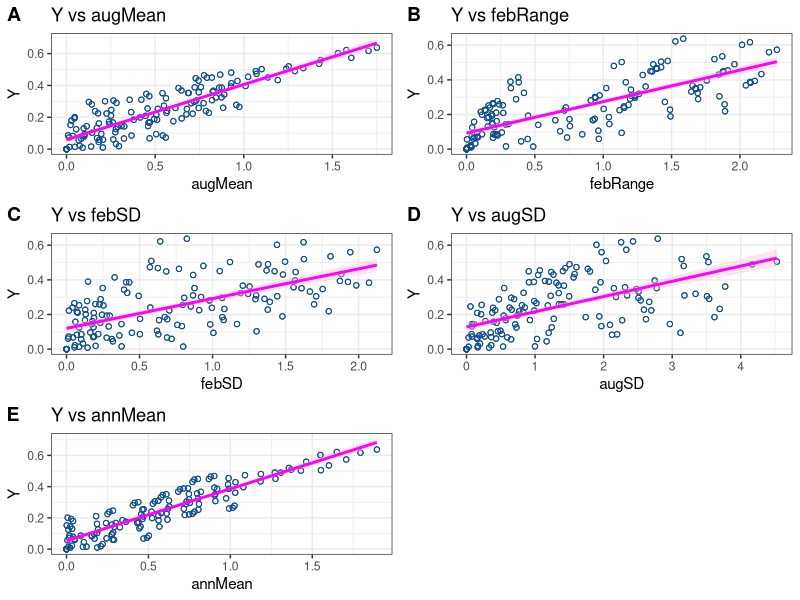
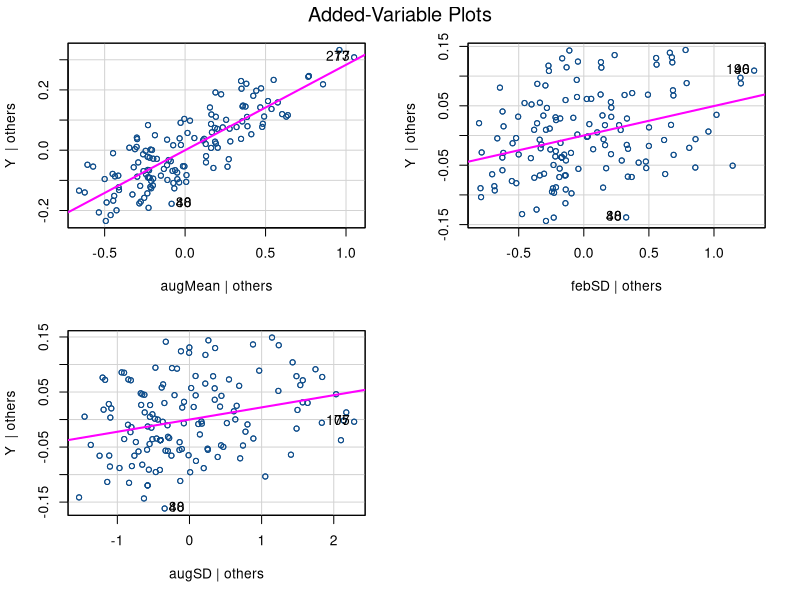
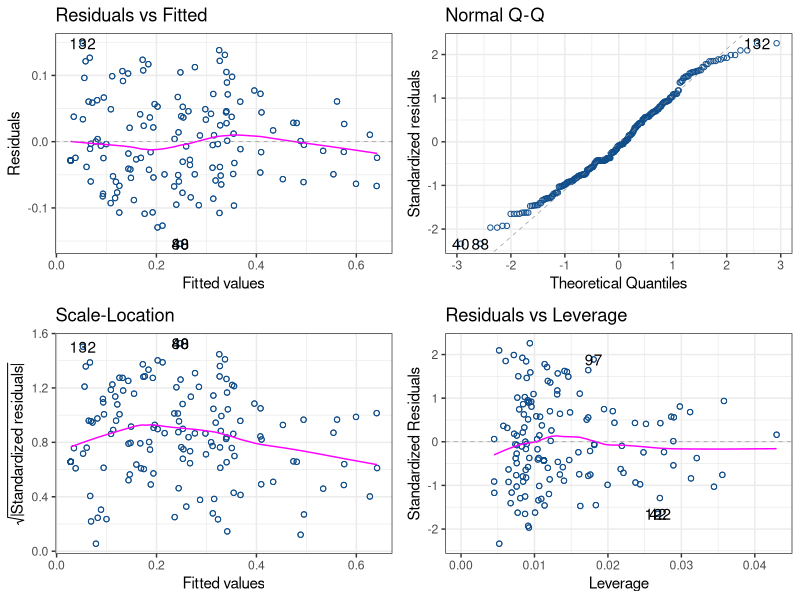
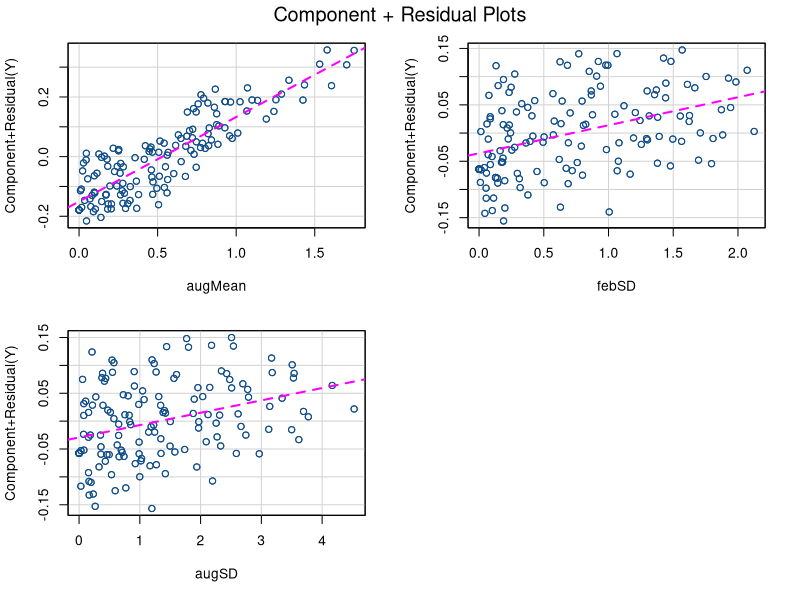
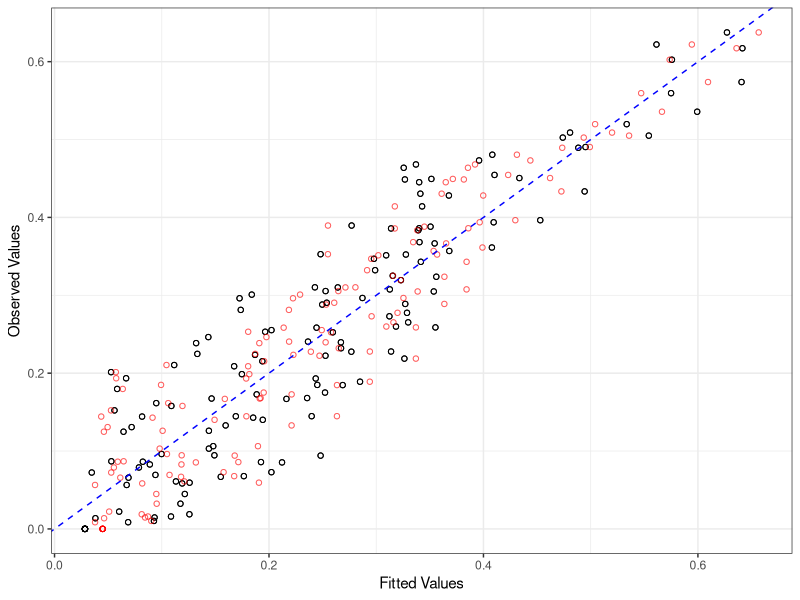
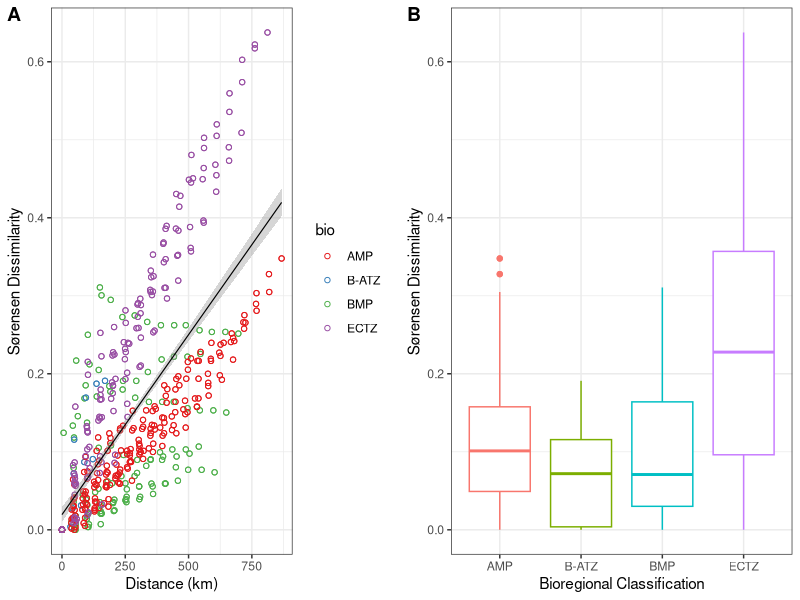
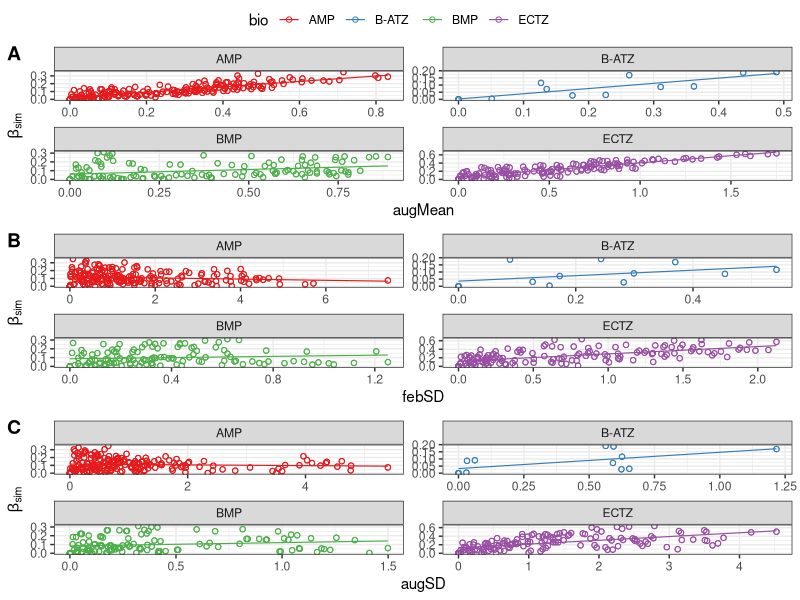

R code for these plots, in order:
## ---- chunk 1
#| echo: FALSE

library(tidyverse)
library(vegan)
library(ggpubr)
library(viridis)
library(MASS) # for the stepAIC() function
library(car) # for the vif() function, among others
library(ggfortify) # for autoplot()
palette(viridis(8))
## ---- chunk 2
sw <- read.csv("data/spp_df2.csv")
rbind(head(sw, 3), tail(sw, 3))[,-1]
## ---- chunk 3
sw_ectz <- sw |> filter(bio == "ECTZ")

predictors <- c("augMean", "febRange", "febSD", "augSD", "annMean")

# Fit models using purrr::map and store in a list
models <- map(predictors, ~ lm(as.formula(paste("Y ~", .x)),
                               data = sw_ectz))

names(models) <- predictors

model_summaries <- map(models, summary)
model_summaries
## ---- chunk 4
#| fig-width: 10
#| fig-height: 7.5
#| fig.cap: "Individual simple linear regressions fitted to the variables `augMean`, `febRange`, `febSD`, `augSD`, and `annMean` as predictors of the seaweed species composition as measured by the Sørensen dissimilarity, `Y`."
#| label: fig-slr1
# Create individual plots for each predictor
plts1 <- map(predictors, function(predictor) {
  ggplot(sw_ectz, aes_string(x = predictor, y = "Y")) +
    geom_point(shape = 1, colour = "dodgerblue4") +
    geom_smooth(method = "lm", col = "magenta", fill = "pink") +
    labs(title = paste("Y vs", predictor),
         x = predictor,
         y = "Y") +
    theme_bw()
})

# Name the list elements for easy reference
names(plts1) <- predictors

ggpubr::ggarrange(plotlist = plts1, ncol = 2,
                  nrow = 3, labels = "AUTO")
## ---- chunk 5
# Select only the variables that will be used in model building
sw_sub1 <- sw_ectz[, c("Y", "augMean", "febRange",
                      "febSD", "augSD", "annMean")]

# Fit the full and null models
full_mod1 <- lm(Y ~ augMean + febRange + febSD +
                 augSD + annMean, data = sw_sub1)
null_mod1 <- lm(Y ~ 1, data = sw_sub1)

# Add fitted values from the full model to the dataframe
sw_ectz$.fitted <- fitted(full_mod1)
## ---- chunk 6
initial_formula <- as.formula("Y ~ .")

threshold <- 10 # Define a threshold for VIF values

# Extract the names of the predictor variables
predictors <- names(vif(full_mod1))

# Iteratively remove collinear variables
while (TRUE) {
  # Calculate VIF values
  vif_values <- vif(full_mod1)
  print(vif_values) # Print VIF values for debugging
  max_vif <- max(vif_values)
  
  # Check if the maximum VIF is above the threshold
  if (max_vif > threshold) {
    # Find the variable with the highest VIF
    high_vif_var <- names(which.max(vif_values))
    cat("Removing variable:",
        high_vif_var,
        "with VIF:",
        max_vif,
        "\n")
    
    # Update the formula to exclude the high VIF variable
    updated_formula <- as.formula(paste("Y ~ . -", high_vif_var))
    
    # Refit the model without the high VIF variable
    full_mod1 <- lm(updated_formula, data = sw_sub1)
    
    # Update the environment data frame to reflect the removal
    sw_sub1 <- sw_sub1[, !(names(sw_sub1) %in% high_vif_var)]
  } else {
    break
  }
}
## ---- chunk 7
# Perform forward selection
mod1 <- stepAIC(null_mod1,
                scope = list(lower = null_mod1, upper = full_mod1),
                direction = "forward")
## ---- chunk 8
#| fig-width: 8
#| fig-height: 5
#| fig.cap: "Partial regression plots for `mod1` with the selected variables `augMean`, `febSD`, and `augSD`."
#| label: fig-mod1-partial

# Create partial regression plots
avPlots(mod1, col = "dodgerblue4", col.lines = "magenta")
## ---- chunk 9
#| fig-width: 8
#| fig-height: 5
#| fig.cap: "Diagnostic plots to assess the fit of the final multiple linear regression model, `mod1`."
#| label: fig-mlr3

# Generate diagnostic plots 
autoplot(mod1, shape = 21, colour = "dodgerblue4",
         smooth.colour = "magenta") +
  theme_bw()
## ---- chunk 10
#| fig-width: 8
#| fig-height: 5
#| fig.cap: "Component plus residual diagnostic plots to assess the fit of the final multiple linear regression model, `mod1`."
#| label: fig-mod1-crplots

# Generate component plus residual plots
crPlots(mod1, col = "dodgerblue4", col.lines = "magenta")
## ---- chunk 11
# Summary of the selected model
summary(mod1)
## ---- chunk 12
anova(mod1)
## ---- chunk 13
#| fig-width: 3.5
#| fig-height: 2.15
#| fig.cap: "Plot of observed vs. predicted value obtained from the final multiple linear regression model (`mod`) with the selected variables `augMean`, `febSD`, and `augSD` as predictors (black points), and the initial model with also `annMean` and `febRange` (red points)."
#| label: fig-mlr2

# Add fitted values from the selected model to the dataframe
sw_ectz$.fitted_selected <- fitted(mod1)

# Create the plot of observed vs fitted values for the selected model
ggplot(sw_ectz, aes(x = .fitted_selected, y = Y)) +
  geom_point(shape = 1, colour = "black", alpha = 1.0) +
  geom_point(aes(x = .fitted), colour = "red",
             shape = 1, alpha = 0.4) +
  geom_abline(intercept = 0, slope = 1,
              color = "blue", linetype = "dashed") +
  labs(x = "Fitted Values",
       y = "Observed Values") +
  theme_bw()
## ---- chunk 14
#| echo: false
#| fig-width: 8
#| fig-height: 2.5
#| fig.cap: "Plot of main effects of A) distance along the coast and B) bioregional classification on the Sørensen dissimilarity index."
#| label: fig-mod2_main_effects

p1 <- ggplot(sw, aes(x = dist, y = Y)) +
  geom_point(shape = 1, aes(colour = bio)) +
  geom_smooth(method = "lm", se = TRUE,
              colour = "black", fill = "grey60",
              linewidth = 0.4) +
  scale_colour_brewer(palette = "Set1") +
  labs(x = "Distance (km)",
       y = "Sørensen Dissimilarity") +
  theme_bw()

p2 <- ggplot(sw, aes(x = bio, y = Y)) +
  geom_boxplot(aes(colour = bio)) +
  labs(x = "Bioregional Classification",
       y = "Sørensen Dissimilarity") +
  theme_bw() +
  theme(legend.position = "none")

ggarrange(p1, p2, ncol = 2, labels = "AUTO")
## ---- chunk 15
# Fit the linear regression model with only distance
mod2a <- lm(Y ~ dist, data = sw)

# Fit the multiple linear regression model with interaction terms
mod2 <- lm(Y ~ dist * bio, data = sw)
## ---- chunk 16
anova(mod2a, mod2, test = "F")
## ---- chunk 17
# Summary of the model
summary(mod2)
## ---- chunk 18
# The ANOVA table
anova(mod2)
## ---- chunk 19
# Make a dataframe with only the relevant columns
sw_sub2 <- sw |>
  dplyr::select(Y, augMean, febSD, augSD, bio)

# Fit the multiple linear regression model with interaction terms
full_mod3 <- lm(Y ~ (augMean + febSD + augSD) * bio, data = sw_sub2)
full_mod3a <- lm(Y ~ augMean + febSD + augSD, data = sw_sub2)
null_mod3 <- lm(Y ~ 1, data = sw_sub2)
## ---- chunk 20
# Compare the models
anova(full_mod3, full_mod3a)
AIC(full_mod3, full_mod3a)
## ---- chunk 21
#| echo: false
#| include: false

# Perform forward selection
mod3 <- stepAIC(null_mod3,
                scope = list(lower = null_mod3, upper = full_mod3),
                direction = "forward")
## ---- chunk 22
# Summary of the model
summary(mod3) # full_mod3 renamed to mod3 during stepAIC()
## ---- chunk 23
anova(mod3)
## ---- chunk 24
#| echo: false
#| fig-width: 5
#| fig-height: 11
#| fig.cap: "Individual linear regression fit to the variables `augMean`, `febSD`, and `augSD` for each bioregion as predictors of the seaweed species composition."
#| label: fig-mlr6

# Create a function to generate interaction plots for each predictor
plot_interaction <- function(data, predictor, response, category) {
  ggplot(data, aes_string(x = predictor, y = response,
                          colour = category)) +
    geom_point(shape = 1) +
    geom_smooth(method = "lm",
                formula = y ~ x, se = FALSE, linewidth = 0.4) +
    scale_colour_brewer(palette = "Set1") +
    facet_wrap(~bio, scales = "free") +
    labs(x = predictor,
         y = expression(paste(beta[sim]))) +
    theme_bw()
}

# List of continuous predictors
predictors <- c("augMean", "febSD", "augSD")

# Generate and print interaction plots for each predictor
plts5 <- map(predictors, plot_interaction, data = sw,
             response = "Y", category = "bio")

# Arrange the interaction plots in a grid
ggarrange(plotlist = plts5, ncol = 1, labels = "AUTO",
          nrow = 3, common.legend = TRUE)
## ---- chunk 25
#| echo: false

# Generate artificial data
set.seed(123)  # For reproducibility
n <- 100  # Sample size

# Generate continuous variable
x <- rnorm(n)

# Generate categorical variable with 4 levels
cat_var <- factor(sample(c("A", "B", "C", "D"), n, replace = TRUE))

# Generate response variable with some relationship to cat_var and x
y <- 2 * x + ifelse(cat_var == "A", 3, ifelse(cat_var == "B", 1, ifelse(cat_var == "C", -1, -3))) + rnorm(n)

# Combine into a data frame
data <- data.frame(y, x, cat_var)
## ---- chunk 26
head(data)
## ---- chunk 27
# Dummy coding (treatment coding) ... default
contrasts(data$cat_var)
## ---- chunk 28
model_dummy <- lm(y ~ x + cat_var, data = data)
summary(model_dummy)
## ---- chunk 29
# Set "C" as the reference level for cat_var
data$cat_var <- relevel(data$cat_var, ref = "C")
contrasts(data$cat_var)
## ---- chunk 30
# Reset the reference level to "A"
data <- data.frame(y, x, cat_var)

# Effect coding
contrasts(data$cat_var) <- contr.sum(4)
contrasts(data$cat_var)
## ---- chunk 31
model_effect <- lm(y ~ x + cat_var, data = data)
summary(model_effect)
## ---- chunk 32
# Helmert coding
contrasts(data$cat_var) <- contr.helmert(4)
contrasts(data$cat_var)
## ---- chunk 33
model_helmert <- lm(y ~ x + cat_var, data = data)
summary(model_helmert)
